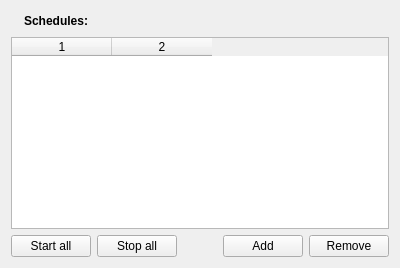
          <widget class="QWidget" name="layoutWidget" >
           <layout class="QVBoxLayout" >
            <item>
             <layout class="QGridLayout" >
              <item row="0" column="1" >
               <widget class="QLabel" name="label_13" >
                <property name="text" >
                 <string>&lt;b>Schedules:&lt;/b></string>
                </property>
               </widget>
              </item>
              <item row="0" column="0" >
               <widget class="QLabel" name="label_12" >
                <property name="text" >
                 <string/>
                </property>
                <property name="pixmap" >
                 <pixmap resource="resources.qrc" >:/new/prefix1/images/scheduler16.png</pixmap>
                </property>
               </widget>
              </item>
              <item row="0" column="2" >
               <spacer>
                <property name="orientation" >
                 <enum>Qt::Horizontal</enum>
                </property>
                <property name="sizeHint" stdset="0" >
                 <size>
                  <width>40</width>
                  <height>20</height>
                 </size>
                </property>
               </spacer>
              </item>
             </layout>
            </item>
            <item>
             <widget class="QTableWidget" name="tw_schedules" >
              <property name="statusTip" >
               <string>List of schedules</string>
              </property>
              <property name="editTriggers" >
               <set>QAbstractItemView::EditKeyPressed</set>
              </property>
              <property name="showGrid" >
               <bool>false</bool>
              </property>
              <property name="columnCount" >
               <number>2</number>
              </property>
              <column/>
              <column/>
             </widget>
            </item>
            <item>
             <layout class="QGridLayout" >
              <item row="0" column="3" >
               <widget class="QPushButton" name="add_schedule" >
                <property name="statusTip" >
                 <string>Add a schedule</string>
                </property>
                <property name="text" >
                 <string>Add</string>
                </property>
                <property name="icon" >
                 <iconset resource="resources.qrc" >
                  <normaloff>:/new/prefix1/images/add.png</normaloff>:/new/prefix1/images/add.png</iconset>
                </property>
               </widget>
              </item>
              <item row="0" column="4" >
               <widget class="QPushButton" name="remove_schedule" >
                <property name="statusTip" >
                 <string>Remove the current schedule</string>
                </property>
                <property name="text" >
                 <string>Remove</string>
                </property>
                <property name="icon" >
                 <iconset resource="resources.qrc" >
                  <normaloff>:/new/prefix1/images/remove.png</normaloff>:/new/prefix1/images/remove.png</iconset>
                </property>
               </widget>
              </item>
              <item row="0" column="0" >
               <widget class="QPushButton" name="startall_schedules" >
                <property name="statusTip" >
                 <string>Start all schedules</string>
                </property>
                <property name="text" >
                 <string>Start all</string>
                </property>
               </widget>
              </item>
              <item row="0" column="2" >
               <spacer>
                <property name="orientation" >
                 <enum>Qt::Horizontal</enum>
                </property>
                <property name="sizeHint" stdset="0" >
                 <size>
                  <width>40</width>
                  <height>20</height>
                 </size>
                </property>
               </spacer>
              </item>
              <item row="0" column="1" >
               <widget class="QPushButton" name="stopall_schedules" >
                <property name="statusTip" >
                 <string>Stop all schedules</string>
                </property>
                <property name="text" >
                 <string>Stop all</string>
                </property>
               </widget>
              </item>
             </layout>
            </item>
           </layout>
          </widget>
